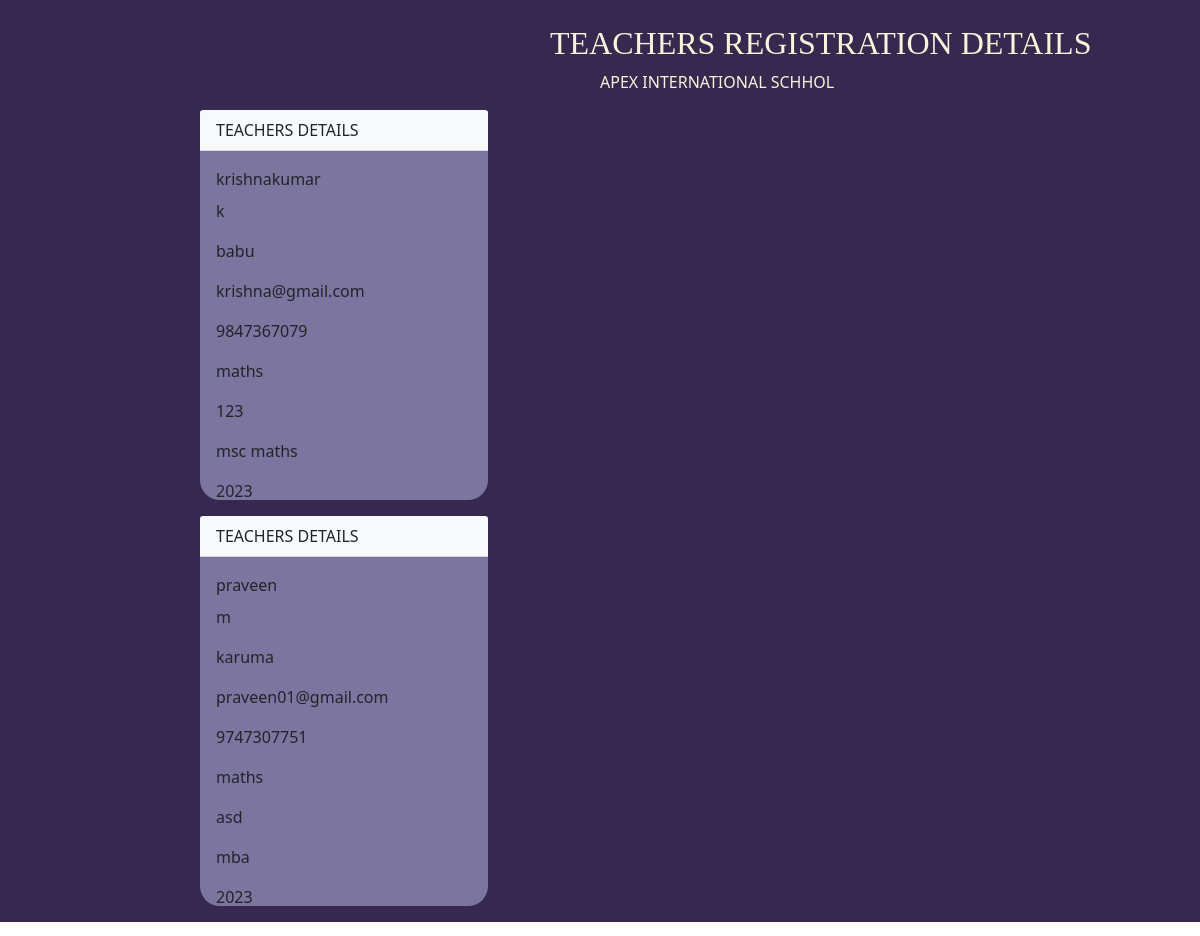
The app's page /viewst with its own data.
### stdapplications/models.py (models this page shows, shortened)
class teacher(models.Model):
    user=models.ForeignKey(User,on_delete=models.CASCADE)
    name =models.CharField(max_length=250)
    lastname=models.CharField(max_length=250)
    username=models.CharField(max_length=250)
    email =models.CharField(max_length=250)
    phone= models.IntegerField()
    department=models.CharField(max_length=250)
    password=models.CharField(max_length=250)
    conform=models.CharField(max_length=250)
    subject=models.CharField(max_length=250)
    qualification=models.CharField(max_length=250)
    years=models.IntegerField()
    status=models.CharField(max_length=250)
    role=models.CharField(max_length=250)

### stdapplications/views.py (the view)
# urls.py: path('viewst',views.viewst,name='viewstt'),
def viewst(request):
    dept=''
    sub=''
    stuu=teacher.objects.filter(role='teacher').values()
    print(stuu)
    for i in stuu:
        dept=i['department']
        sub=i['subject']
        data5=teacher.objects.filter(Q(department=dept) & Q(subject=sub))
        print(i)
    return render(request,'viewtecher.html',{'data':data5})

### stdapplications/templates/viewtecher.html (shortened to what this page needs)
<!DOCTYPE html>
<html lang="en">
<head>
  <link href="https://cdn.jsdelivr.net/npm/bootstrap@5.1.3/dist/css/bootstrap.min.css" rel="stylesheet"
>
  <link rel="stylesheet" href="../static/css/view.css">
</head>
<body>
  <div class="row">
    <div class="col"><BR>
      <DIV class="TEXT">
        <h3
          style="font-size: xx-large;color: beige; font-family: Georgia, 'Times New Roman', Times, serif; margin-left: 550PX;">
          TEACHERS REGISTRATION DETAILS</h3>
        <P style="margin-left:600px;color: beige;">APEX INTERNATIONAL SCHHOL</P>
      </DIV>
      <div class="col-lg-6">
        {% for i in data %}
        <div class="card border-dark mb-3"
          style="max-width: 18rem; height: 390px; margin-left: 200px; background-color: rgb(168, 168, 214,.6);border-radius: 20PX; border: none;">
          <div class="card-header bg-light border-">TEACHERS DETAILS</div>
          <div class="card-body text-dark">
            <P class="card-title text-dark">{{i.name}}</P>
            <p class="card-text-dark">{{i.lastname}}</p>
            <p class="card-text-dark">{{i.username}}</p>
            <p class="card-text-dark">{{i.email}}</p>
            <P class="card-text-dark">{{i.phone}}</p>
            <P class="card-text-dark">{{i.department}}</p>
            <p class="card-text-dark">{{i.password}}</p>
            <P class="card-text-dark">{{i.qualification}}</p>
            <P class="card-text-dark">{{i.years}}</p>
          </div>
        </div>
      </div>
      {% endfor %}
    </div>
</html>
</body>

### stdapplications/static/css/view.css (style rules this page uses)
* { margin: 0PX; padding: 0PX; box-sizing: border-box; }
body ,html { overflow-x: hidden; }
.col { background-color: rgb(54, 40, 78); min-height: 700px; width: 100%; }

### records on screen
teacher: name "krishnakumar", lastname "k", username "babu", email "krishna@gmail.com", phone "9847367079", department "maths", password "123", qualification "msc maths", years "2023"
teacher: name "praveen", lastname "m", username "karuma", email "praveen01@gmail.com", phone "9747307751", department "maths", password "asd", qualification "mba", years "2023"
